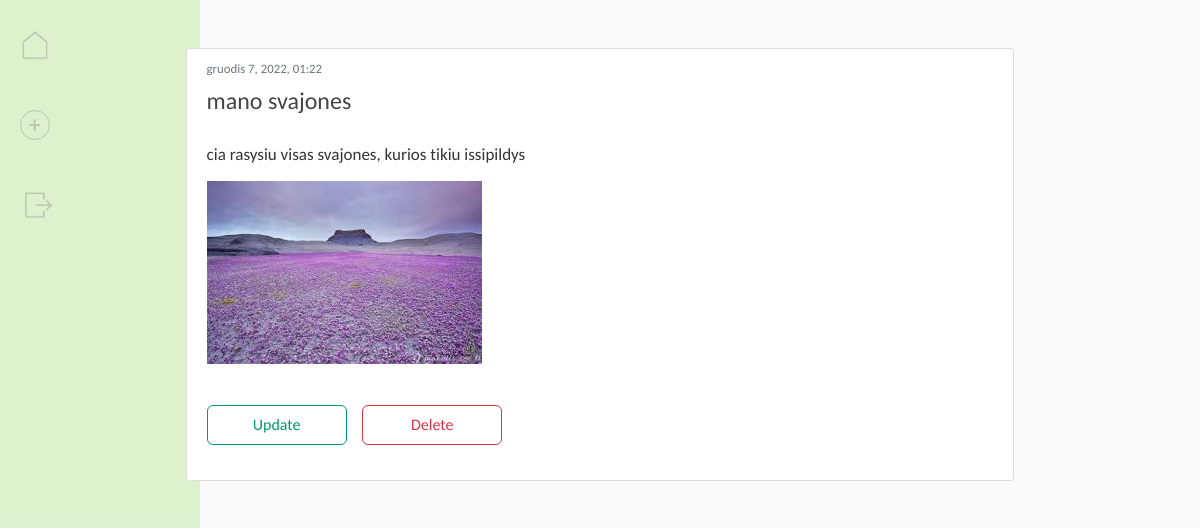
/post/3/ (signed in), run on the app's committed database.
### blog/models.py (models this page shows, shortened)
class Post(models.Model):
    choices = Category.objects.all().values_list('name', 'name')
    choice_list = []
    for item in choices:
        choice_list.append(item)
    title = models.CharField(max_length=100)
    content = models.TextField()
    category = models.ForeignKey(Category, on_delete=models.CASCADE, default=True, null=False)
    date_posted = models.DateTimeField(default=timezone.now)
    author = models.ForeignKey(User, on_delete=models.CASCADE)
    image = models.ImageField(default='',upload_to='images',blank=True,null=True)

### blog/views.py (the view)
# urls.py: path('post/<int:pk>/', PostDetailView.as_view(), name='post-detail'),
class PostDetailView(LoginRequiredMixin, UserPassesTestMixin, DetailView):
    model = Post
    def test_func(self):
        post = self.get_object()
        if self.request.user == post.author:
            return True
        return False

### blog/templates/blog/post_detail.html (shortened to what this page needs)
{% extends "blog/base.html" %}
{% block content %}
<div class="col-12" style="padding:0px;">
  <article class="content-section">
    <div>
      <div class="article-datetime">
        <p>{{ object.date_posted|date:"F j, Y, H:i" }}</p>
      </div>
      <p class="article-title">{% if object.title %}{{object.title}}{% else %}{{ object.date_posted|date:"F j, Y, H:i" }}{% endif %}</p>
      <p class="article-content">{{ object.content }}</p>
      {% if object.image %}<img src="{{ object.image.url}}" class="article-photo">{% endif %}
      {% if object.author == user %}
        <div class="article-buttons">
          <a class="button secondary_button short_button" href="{% url 'post-update' object.id %}">Update</a>
          <a class="button alert_button short_button" href="{% url 'post-delete' object.id %}">Delete</a>
        </div>
      {% endif %}
    </div>
  </article>
</div>
{% endblock content %}

### blog/static/blog/css/main.css (style rules this page uses)
body { background:#fafafa; color:#333333; margin-top:3rem; font-family:Calibri, Carlito, sans-serif; line-height:1.5; }
p { margin-top:0; margin-bottom:1rem; }
a, a:hover { text-decoration:none; }
article { border:0px; padding:0px; background:transparent; margin-bottom:20px; display:flex; }
article > div { flex:1; }
.article-datetime { padding-bottom:1px; margin-bottom:4px; }
.article-datetime p { font-size:80%; font-weight:400; color:#6c757d !important; margin-bottom:0px; }
.article-title { color:#444444; font-size:24px; font-weight:300; margin-top:0px; }
.article-content { margin-top:25px; font-size:17px; line-height:1.2; white-space:pre-line; margin-bottom:1rem; }
.article-photo { max-width:500px; max-height:500px; }
.article-buttons { margin-top:35px; margin-bottom:25px; }
.content-section { background: #ffffff; padding: 10px 20px; border: 1px solid #dddddd; border-radius: 3px; margin-bottom: 20px; }
.button { display:inline-block; width:170px; height:40px; margin-right:12px; border-radius:6px; font-weight:400; text-align:center; white-space:nowrap; font-size:1rem; line-height:1.5; cursor:pointer; padding:0.375rem 0.75rem; text-transform:none; overflow:visible; -webkit-transition: all 0.3s; -moz-transition: all 0.3s; transition: all 0.3s; }
.short_button { width:140px !important; }
.secondary_button { color:#009b72; border:1px solid #009b72; background-color:transparent; }
.alert_button { color:#dc3545; border:1px solid #dc3545; background-color:transparent; }

### data on the page
Post: date_posted "gruodis 7, 2022, 01:22", title "mano svajones", content "cia rasysiu visas svajones, kurios tikiu issipildys", image (picture)
